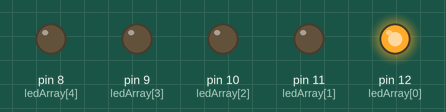
Recording of a sketch running on a simulated Arduino Uno, built with avr-gcc and run on an emulated ATmega328P. Parts: output pins drawn as LEDs (lit = HIGH).

Above: at 0.5 s.
At 2.5 s:
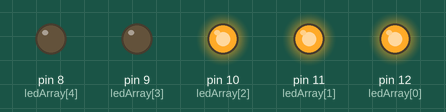
At 3.5 s:
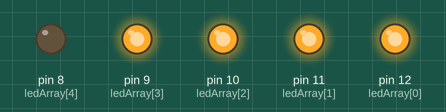
At 5.5 s:
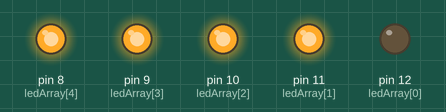
At 8.5 s:
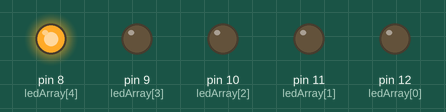
At 11.5 s:
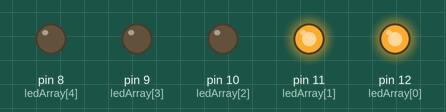
Timing chart, 0 to 13.0 s (numbered marks = the images above):
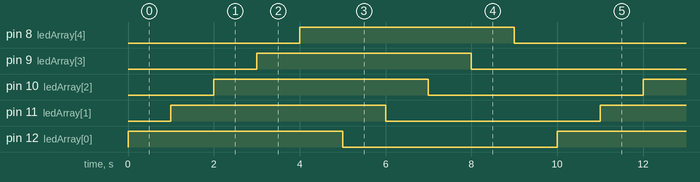

Measured:
- by itself, pin 8 (ledArray[4]), pin 9 (ledArray[3]), pin 10 (ledArray[2]), pin 11 (ledArray[1]), pin 12 (ledArray[0]): alternates HIGH for 5.0 s and LOW for 5.0 s
- by itself, everything shown: repeats every 10.0 s, in 10 steps

The sketch:

luigi_dapo_lab1.ino
```cpp
int ledArray[] = {12, 11, 10, 9, 8};
int i = 0;

void setup() {
  for (int j = 0; j < sizeof(ledArray) / sizeof(int); j++) {
    pinMode(ledArray[j], OUTPUT);
  }
}

void loop() {
  // 1 by 1 led ON
  for (i = 0; i < sizeof(ledArray) / sizeof(int); i++) {
    digitalWrite(ledArray[i], HIGH); // Light on
    delay(1000);
  }

  // 1 by 1 led OFF
  for (i = 0; i < sizeof(ledArray) / sizeof(int); i++) {
    digitalWrite(ledArray[i], LOW); // Light off
    delay(1000);
  }
}
```
